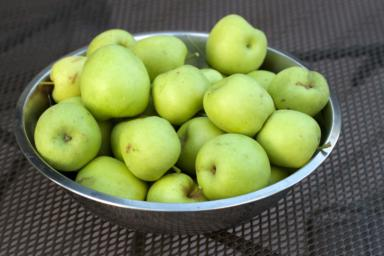
#> input picture images/data/test/apple/004be96d7985d83e.jpg, 384 x 256 px; its folder holds only this picture in this run
$ python pipeline_hierarchical.py
#> lines starting #> are read from the running program, lines starting #| are printed output that depends on the picture
### src/features.py
import os
import cv2
import numpy as np
from skimage.feature import hog
from skimage import transform
import itertools

try:
    from .constant import IMAGE_SIZE, DATA_PATH, CLASS_NAMES
except ImportError:
    from constant import IMAGE_SIZE, DATA_PATH, CLASS_NAMES


def load_images_from_directory(data_path=DATA_PATH, image_size=IMAGE_SIZE):
    """
    Charge les images depuis le répertoire organisé par classes (Snacks dataset).
    Input : data_path (str) : chemin vers le répertoire contenant les sous-dossiers de classes
            image_size (tuple) : taille cible pour le redimensionnement (largeur, hauteur)
    Output : images (list) : liste des images en niveaux de gris redimensionnées
             labels (list) : liste des labels entiers correspondants
             paths (list) : liste des chemins des images
             images_color (list) : liste des images en couleur BGR redimensionnées
    """
#> called with data_path = 'src/../images/data/test', image_size = (64, 64)
    images = []
    images_color = []
    labels = []
    paths = []

    for label_idx, class_name in enumerate(CLASS_NAMES):
        class_dir = os.path.join(data_path, class_name)
        if not os.path.isdir(class_dir):
            print(f"Attention : dossier introuvable pour la classe '{class_name}' : {class_dir}")
            continue

        for filename in os.listdir(class_dir):
            filepath = os.path.join(class_dir, filename)
            img = cv2.imread(filepath)
#> img is the input picture: shape (256, 384, 3); mean B, G, R 77.4, 119.9, 109.6
            if img is None:
                continue
            # Redimensionner l'image couleur
            color_resized = cv2.resize(img, image_size)
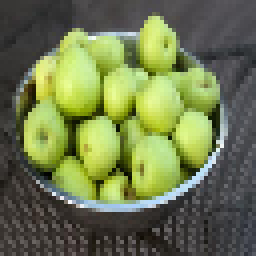
#> color_resized: shape (64, 64, 3) (shown 4 times larger); mean B, G, R 77.6, 120, 109.8
            # Convertir en niveaux de gris (pour HOG / SIFT)
            gray_resized = cv2.cvtColor(color_resized, cv2.COLOR_BGR2GRAY)
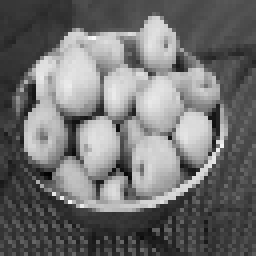
#> gray_resized: shape (64, 64) (shown 4 times larger); min 2, max 249, mean 112.1
            images.append(gray_resized)
            images_color.append(color_resized)
            labels.append(label_idx)
            paths.append(filepath)
#> pass 2 of the loop in load_images_from_directory, `for label_idx, class_name in enumerate(CLASS_NAMES):`:
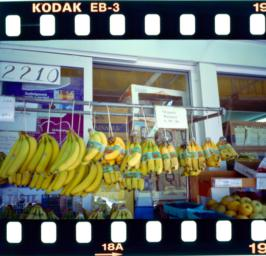
#> input picture images/data/test/banana/02a1fc76dc79b78d.jpg, 266 x 256 px
#> in load_images_from_directory, img is the input picture: shape (256, 266, 3); mean B, G, R 108.4, 116.5, 111.5
#> in load_images_from_directory, `color_resized = cv2.resize(img, image_size)`:
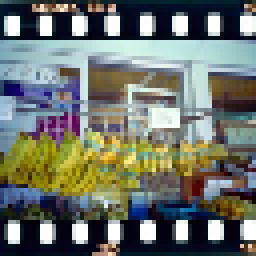
#> color_resized: shape (64, 64, 3) (shown 4 times larger); mean B, G, R 107.7, 115.9, 110.9
#> in load_images_from_directory, `gray_resized = cv2.cvtColor(color_resized, cv2.COLOR_BGR2GRAY)`:
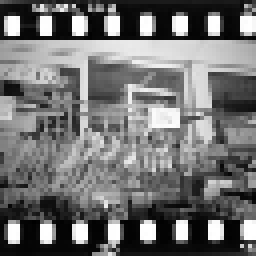
#> gray_resized: shape (64, 64) (shown 4 times larger); min 0, max 255, mean 113.5

    return images, np.array(labels), paths, images_color


def load_train_test_split(data_path=DATA_PATH, image_size=IMAGE_SIZE,
                          test_size=0.2, random_state=42):
    """
    Charge toutes les images depuis data_path et les divise en ensembles
    d'entraînement (80%) et de test (20%) de façon stratifiée par classe.

    La stratification garantit que chaque classe est représentée
    proportionnellement dans les deux ensembles.

    Pourquoi train/test en clustering ?
      - TRAIN : construire le vocabulaire (BoVW), ajuster le scaler,
                entraîner le modèle KMeans (fit).
      - TEST  : prédire les clusters sur des données jamais vues (predict),
                calculer les métriques → mesure la généralisation du modèle.

    Output (8 valeurs) :
      images_train, labels_train, paths_train, images_color_train,
      images_test,  labels_test,  paths_test,  images_color_test
    """
    from sklearn.model_selection import train_test_split as sk_split

    images, labels, paths, images_color = load_images_from_directory(data_path, image_size)
    indices = np.arange(len(images))

#> (the run stopped early here; a loop or call above may not have finished)
